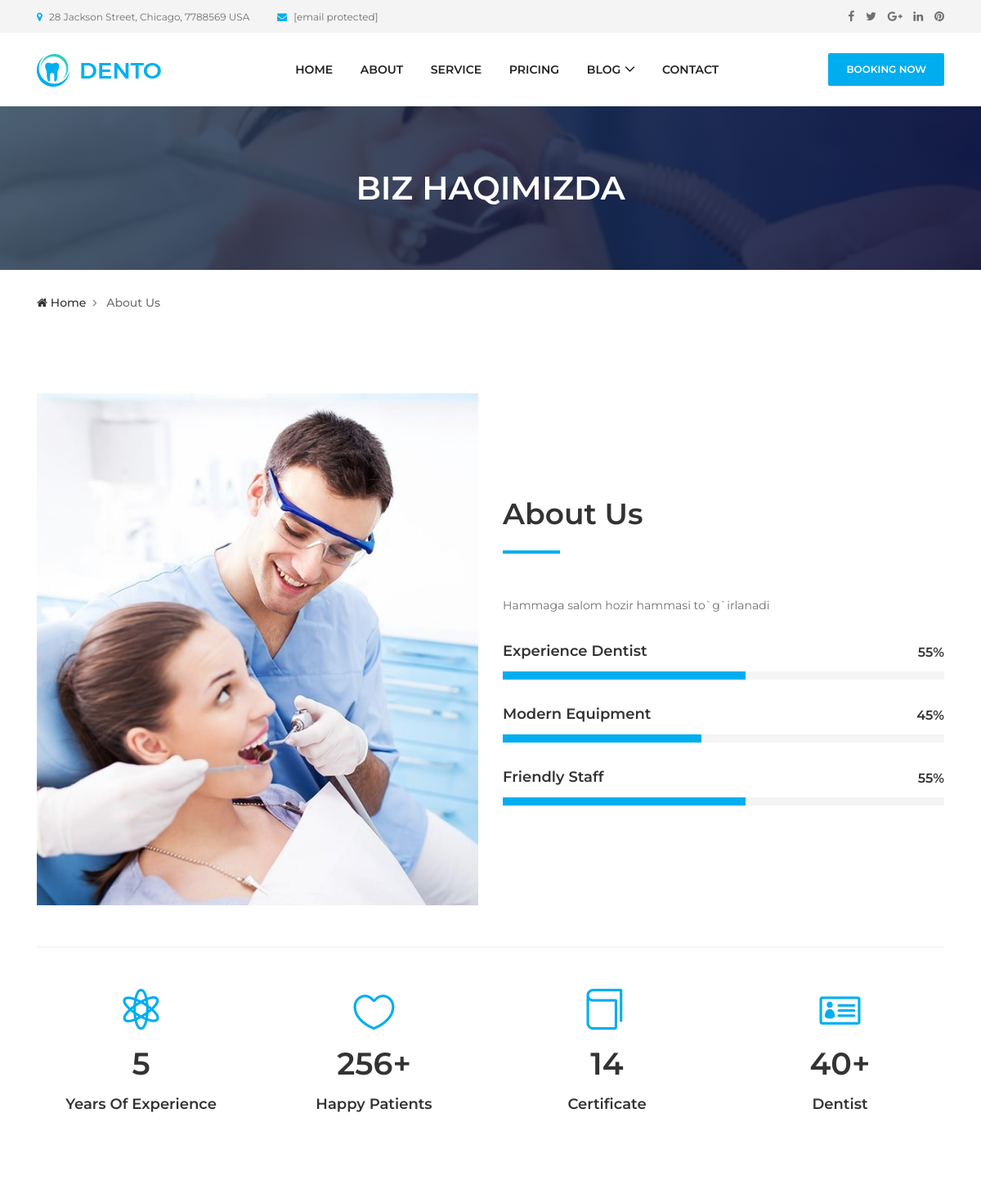
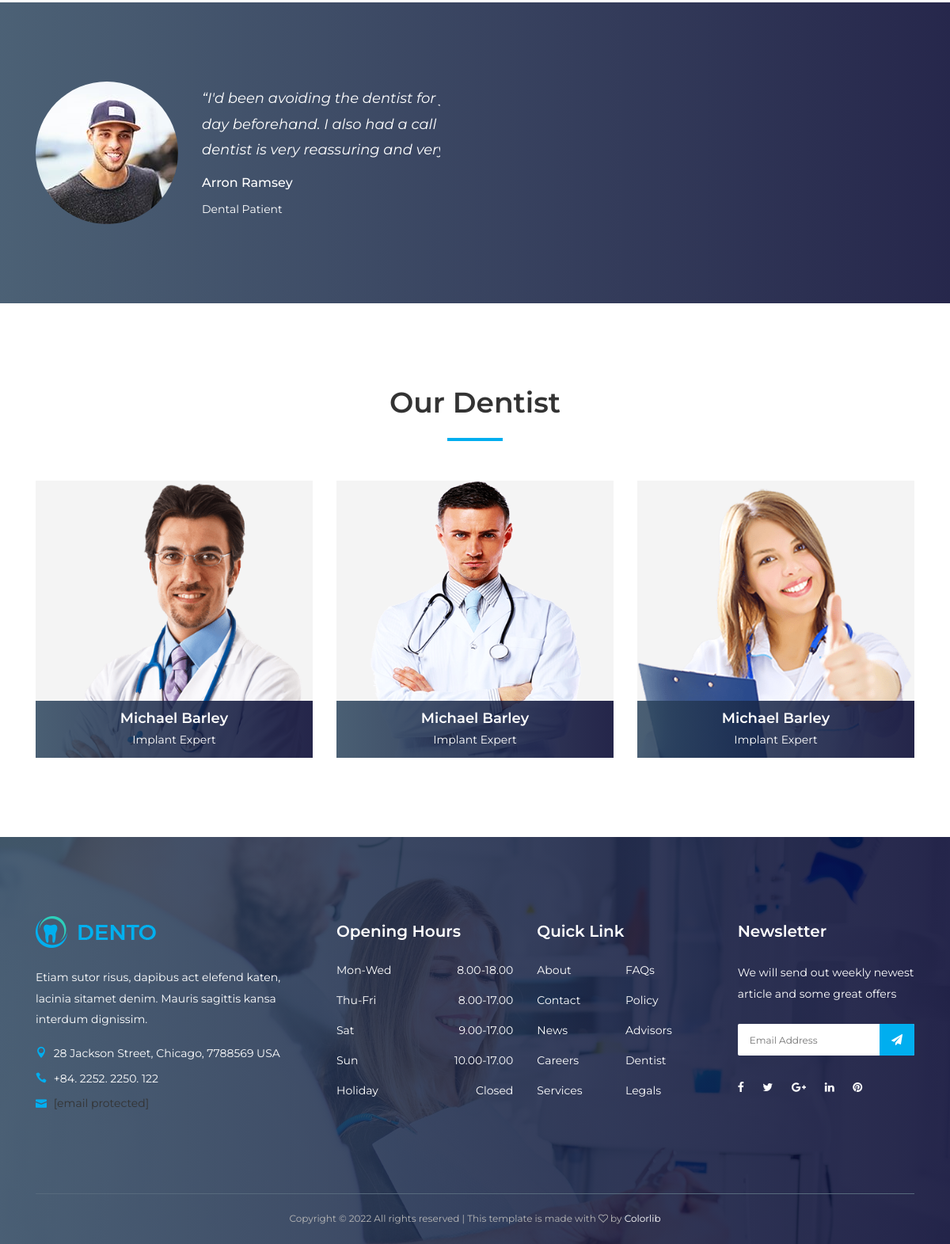
The page /about/ on the database its author committed (2 pictures, top to bottom).
### Dental/models.py (models this page shows, shortened)
class About(models.Model):
    description = models.TextField(null=True, blank=True)
    ex_dentist = models.IntegerField()
    mod_equip = models.IntegerField()
    friendly_staff = models.IntegerField()
    exp_year = models.IntegerField()
    happy_patients = models.IntegerField()
    certificate = models.IntegerField()

### Dental/views.py (the view)
# urls.py: path('about/', views.about, name="about"),
def about(request):
    about = About.objects.all()
    context = {'about': about}
    return render(request, 'about.html', context)

### Dental/templates/about.html (shortened to what this page needs)
{% extends 'navbar.html' %}
{% block content %}
{% load static %}
    <div
      class="breadcumb-area bg-img bg-gradient-overlay"
      style="background-image: url({% static "website/img/bg-img/12.jpg" %})"
    >
      <div class="container h-100">
        <div class="row h-100 align-items-center">
          <div class="col-12">
            <h2 class="title">Biz haqimizda </h2>
          </div>
        </div>
      </div>
    </div>
    <div class="breadcumb--con">
      <div class="container">
        <div class="row">
          <div class="col-12">
            <nav aria-label="breadcrumb">
              <ol class="breadcrumb">
                <li class="breadcrumb-item">
                  <a href="#"><i class="fa fa-home"></i> Home</a>
                </li>
                <li class="breadcrumb-item active" aria-current="page">
                  About Us
                </li>
              </ol>
            </nav>
          </div>
        </div>
      </div>
    </div>
    <section class="dento-about-us-area mt-70">
      <div class="container">
        <div class="row align-items-center">
          <div class="col-12 col-md-6">
            <div class="about-us-thumbnail mb-50">
              <img src="{% static 'website/img/bg-img/x15.jpg.pagespeed.ic.DMS-hIifQy.jpg' %}" alt=""/>
            </div>
          </div>
          <div class="col-12 col-md-6">
            <div class="about-us-content mb-50">
              <div class="section-heading">
                <h2>About Us</h2>
                {% for abouts in about %}
                <div class="line"></div>
              </div>
              <p> {{abouts.description}} </p>
              <div class="single-skills-area mt-30">
                <h6>Experience Dentist</h6>
                <div id="bar1" class="barfiller">
                  <span class="tip"></span>
                  <span class="fill" data-percentage="{{abouts.ex_dentist}}"></span>
                </div>
              </div>
              <div class="single-skills-area mt-30">
                <h6>Modern Equipment</h6>
                <div id="bar2" class="barfiller">
                  <span class="tip"></span>
                  <span class="fill" data-percentage="{{abouts.mod_equip}}"></span>
                </div>
              </div>
              <div class="single-skills-area mt-30">
                <h6>Friendly Staff</h6>
                <div id="bar3" class="barfiller">
                  <span class="tip"></span>
                  <span class="fill" data-percentage="{{abouts.friendly_staff}}"></span>
                </div>
              </div>
            </div>
          </div>
        </div>
      </div>
    </section>
    <div class="container">
      <div class="dento-border clearfix"></div>
    </div>
    <section class="dento-cta-area">
      <div class="container">
        <div class="row">
          <div class="col-12 col-sm-6 col-lg-3">
            <div class="single-cta text-center mt-50 mb-100">
              <i class="icon_genius"></i>
              <h2><span class="counter">{{abouts.exp_year}}</span></h2>
              <h5>Years Of Experience</h5>
            </div>
          </div>
          <div class="col-12 col-sm-6 col-lg-3">
            <div class="single-cta text-center mt-50 mb-100">
              <i class="icon_heart_alt"></i>
              <h2><span class="counter">{{abouts.happy_patients}}</span>+</h2>
              <h5>Happy Patients</h5>
            </div>
          </div>
          <div class="col-12 col-sm-6 col-lg-3">
            <div class="single-cta text-center mt-50 mb-100">
              <i class="icon_book_alt"></i>
              <h2><span class="counter">{{abouts.certificate}}</span></h2>
              <h5>Certificate</h5>
            </div>
          </div>
          <div class="col-12 col-sm-6 col-lg-3">
            <div class="single-cta text-center mt-50 mb-100">
              <i class="icon_id"></i>
              <h2><span class="counter">40</span>+</h2>
              <h5>Dentist</h5>
            </div>
          </div>
        </div>
      </div>
    </section>
    {% endfor %}
    <section
      class="
        testimonials-area
        section-padding-100
        bg-img bg-gradient-overlay
        jarallax
        clearfix
      "
      style="background-image: url({% static "website/img/bg-img/7.jpg" %})"
    >
      <div class="container">
        <div class="row">
          <div class="col-12">
            <div class="testimonials-slides owl-carousel">
              <div class="single-testimonial-slide d-flex align-items-center">
                <div class="testimonial-thumb">
                  <img
                    src="{% static 'website/img/bg-img/x8.jpg.pagespeed.ic.rM-ufwxj3u.jpg' %}"
                    alt=""
                  />
                </div>
                <div class="testimonial-content">
                  <h5>
                    “I'd been avoiding the dentist for years due to bad
                    experiences. A reminder SMS is sent the working day
                    beforehand. I also had a call confirming appointment. I have
                    been a patient ever since. My dentist is very reassuring and
                    very helpful. Excellent treatment and advice.”
                  </h5>
                  <h6>Arron Ramsey</h6>
                  <p>Dental Patient</p>
                </div>
              </div>
            </div>
          </div>
        </div>
      </div>
    </section>
    <section class="dentist-area section-padding-100-0">
      <div class="container">
        <div class="row">
          <div class="col-12">
            <div class="section-heading text-center">
              <h2>Our Dentist</h2>
              <div class="line"></div>
            </div>
          </div>
        </div>
        <div class="row">
          <div class="col-12 col-sm-6 col-md-4">
            <div class="single-dentist-area mb-100">
              <img src="{% static 'website/img/bg-img/9.png' %}" alt="" />
              <div class="dentist-content">
                <div class="dentist-info bg-gradient-overlay">
                  <h5>Michael Barley</h5>
                  <p>Implant Expert</p>
                </div>
              </div>
            </div>
          </div>
          <div class="col-12 col-sm-6 col-md-4">
            <div class="single-dentist-area mb-100">
              <img src="{% static 'website/img/bg-img/10.png' %}" alt="" />
              <div class="dentist-content">
                <div class="dentist-info bg-gradient-overlay">
                  <h5>Michael Barley</h5>
                  <p>Implant Expert</p>
                </div>
              </div>
            </div>
          </div>
          <div class="col-12 col-sm-6 col-md-4">
            <div class="single-dentist-area mb-100">
              <img src="{% static 'website/img/bg-img/11.png' %}" alt="" />
              <div class="dentist-content">
                <div class="dentist-info bg-gradient-overlay">
                  <h5>Michael Barley</h5>
                  <p>Implant Expert</p>
                </div>
              </div>
            </div>
          </div>
        </div>
      </div>
    </section>
    {% endblock content %}

### static/website/css/default-assets/classy-nav.css (style rules this page uses)
body { font-family:"Roboto",sans-serif }
img { height:auto;max-width:100% }
.bg-img { background-position:center center;background-size:cover;background-repeat:no-repeat }

### static/website/css/style.css (style rules this page uses)
.icon_search,.icon_chat_alt,.icon_clock_alt,.icon_genius,.icon_book_alt,.icon_heart_alt,.icon_mail,.icon_pin,.icon_phone,.icon_id { font-family:'ElegantIcons';speak:none;font-style:normal;font-weight:normal;font-variant:normal;text-transform:none;line-height:1;-webkit-font-smoothing:antialiased }
.icon_genius:before { content:"\e00a" }
.icon_book_alt:before { content:"\e022" }
.icon_heart_alt:before { content:"\e030" }
.icon_id:before { content:"\e107" }

### rows shown on the page
About: description "Hammaga salom hozir hammasi to`g`irlanadi", exp_year "5", happy_patients "256", certificate "14"
